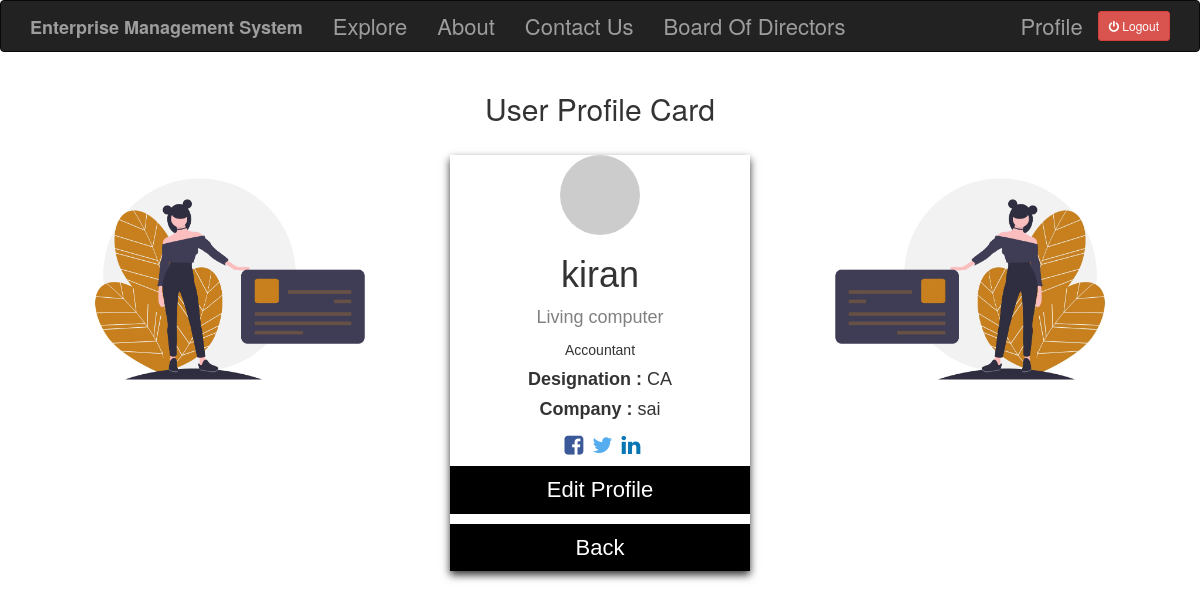
Screenshot of /user/kiran (signed in) with the database file from the repository.
### app/models.py (models this page shows, shortened)
class User(UserMixin,db.Model):
    id = db.Column(db.Integer,primary_key=True)
    username = db.Column(db.String(64), index=True,unique=True)
    email = db.Column(db.String(120),index=True,unique=True)
    password_hash = db.Column(db.String(128))
    job = db.Column(db.String(64))
    company = db.Column(db.String(64))
    designation = db.Column(db.String(64))
    posts = db.relationship('Post',backref='author',lazy='dynamic')
    comment = db.relationship('Comment',backref='comment_by',lazy='dynamic')
    about_me = db.Column(db.String(140))
    facebook = db.Column(db.String(64))
    twitter = db.Column(db.String(64))
    linkedin = db.Column(db.String(64))
    last_seen = db.Column(db.DateTime, default=datetime.utcnow)
    def avatar(self, size):
        digest = md5(self.email.lower().encode('utf-8')).hexdigest()
        return 'https://www.gravatar.com/avatar/{}?d=identicon&s={}'.format(digest,size)

### app/routes.py (the view)
@app.route('/user/<username>')
@login_required
def user(username):
    user = User.query.filter_by(username=username).first_or_404()
    posts = [{'author': user, 'body': 'Test post #1'},{'author': user,'body': 'Test post #2'}]
    return render_template('user.html',user=user,posts=posts)

### app/models.py (called while the page is built)
@login.user_loader
def load_user(id):
    return User.query.get(int(id))

### app/routes.py (called while the page is built)
@app.before_request
def before_request():
    if current_user.is_authenticated:
        current_user.last_seen = datetime.utcnow()
        db.session.commit()

### app/templates/user.html (shortened to what this page needs)
{% extends "base.html" %}
{% block app_content %}
<link rel="stylesheet" href="https://cdnjs.cloudflare.com/ajax/libs/font-awesome/4.7.0/css/font-awesome.min.css">
<h2 style="text-align:center">User Profile Card</h2>
<br>
<div class="col-md-12">
  <div class="col-md-4">
    <img src="{{ url_for('static', filename= 'images/profile1.png')}}" alt="profile" style="max-width: 100%; height: auto;">
  </div>
  <div class="col-md-4">
    <div class="card">
      <img src="{{ user.avatar(150) }}" alt="Gravtar" style="border-radius:60%;">
      <br>
      <h1>{{ user.username }}</h1>
      <p class="title">{{ user.about_me }}</p>
      {% if user.job == "Acc" %}
        <p>Accountant</p>
      {% else %}
        <h3>Enterpurner</h3>
      {% endif %}
      {% if user.designation != "" %}
        <h4><b>Designation :</b>  {{ user.designation }}</h4>
      {% endif %}
      {% if user.company != "" %}
        <h4><b>Company :</b>   {{ user.company }}</h4>
      {% endif %}
      <a href="{{ user.facebook }}" style="margin-left:5px; color:#3b5998;"><i class="fa fa-facebook-square fa-1x"></i></a>
      <a href="{{ user.twitter }}" style="margin-left:5px; color:#55acee;"><i class="fa fa-twitter fa-1x"></i></a>
      <a href="{{ user.linkedin }}" style="margin-left:5px;color:#0976b4;"><i class="fa fa-linkedin fa-1x"></i></a>
      <p style="margin-top: 5px;"><button><a href="{{ url_for('edit_profile') }}">Edit Profile</button></a></p>
      {% if current_user.job =='Acc' %}
       <p style="margin-top: 5px;"><button><a href="{{ url_for('acc_index') }}">Back</button></a></p>
      {% else %}
        <p style="margin-top: 5px;"><button><a href="{{ url_for('index') }}">Back</button></a></p>
      {% endif %}
    </div>
  </div>
  <div class="col-md-4">
    <img src="{{ url_for('static', filename= 'images/profile2.jpg')}}" alt="profile" style="max-width: 100%; height: auto;">
  </div>
</div>
{% endblock %}

### app/templates/user.html (style rules this page uses)
.card { box-shadow: 0 4px 8px 0 rgba(0, 0, 0, 0.8); max-width: 300px; margin: auto; text-align: center; font-family: arial; }
.title { color: grey; font-size: 18px; }
button { border: none; outline: 0; display: inline-block; padding: 8px; color: white; background-color: #000; text-align: center; cursor: pointer; width: 100%; font-size: 18px; }
a { text-decoration: none; font-size: 22px; color: white; }

### rows the page displays
User: username "kiran", about_me "Living computer", designation "CA", company "sai"
